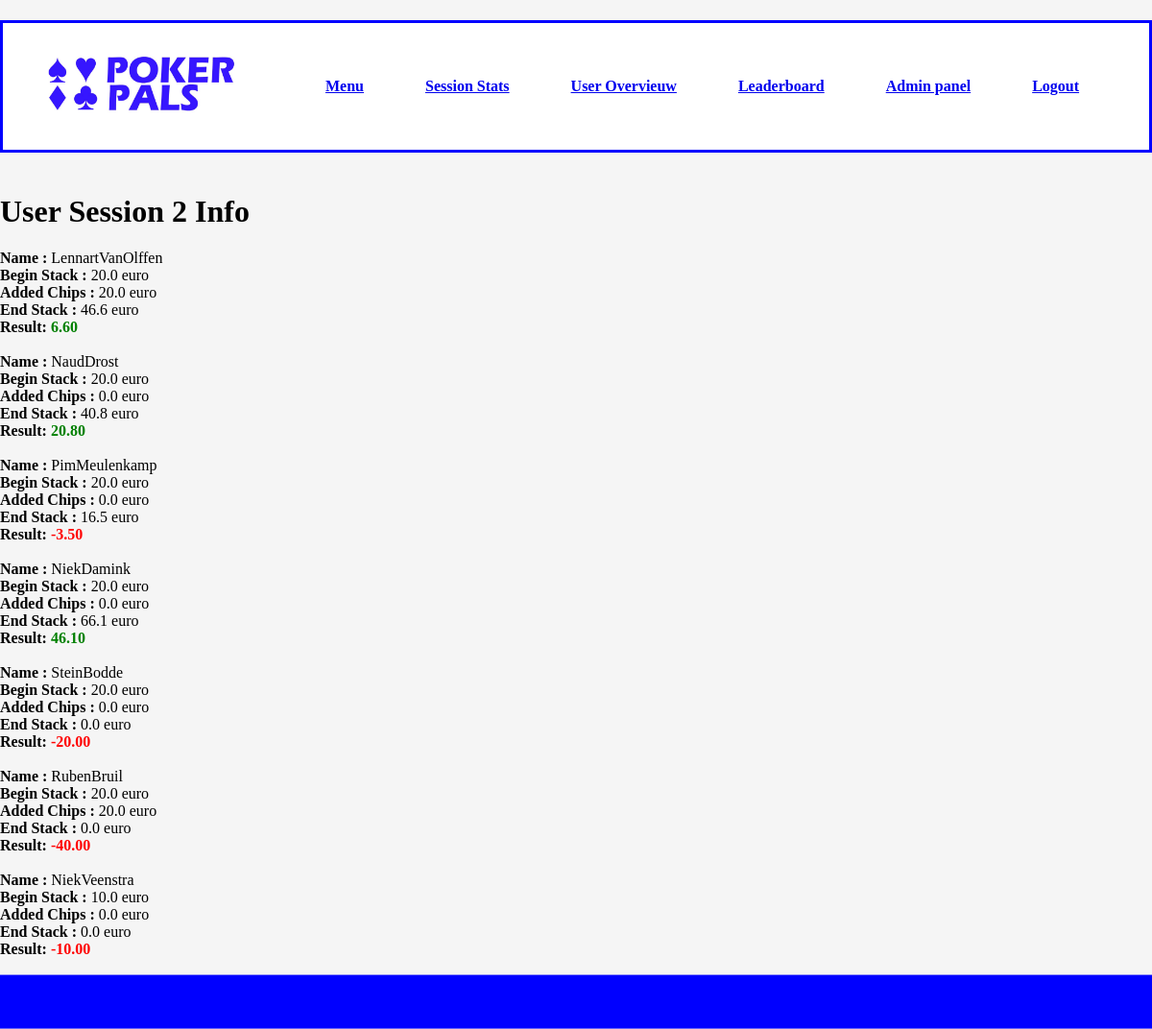
The app's page /usersession/2/ (signed in) with its own data.
### base/models.py (models this page shows, shortened)
class UserSessions(models.Model):
    user = models.ForeignKey(User, on_delete=models.CASCADE)
    start_roll = models.FloatField(blank=False)
    added_chips = models.FloatField(blank=False)
    end_roll = models.FloatField(blank=False)
    session = models.ForeignKey(PokerPalsSessions, on_delete=models.CASCADE)
    approved = models.BooleanField(blank=False)
    approved_by = models.ForeignKey(User, on_delete=models.CASCADE, related_name='approved_by', null=True, blank=True)

### base/views.py (the view)
# urls.py: path("usersession/<str:session_id>/", views.usersessionstats, name="usersession"),
@login_required
def usersessionstats(request, session_id):
    user_session = UserSessions.objects.filter(session__session_id = session_id)
    context = {"session": user_session, "session_id" : session_id}
    return render(request, "base/usersession.html", context)

### base/templates/base/usersession.html
{%extends 'base/base.html'%}
{% load mathfilters %}
{%load static %}
{%block content%}
<h1> User Session {{session_id}} Info </h1>
    {% for user_session in session %}
        <strong> Name : </strong> {{user_session.user.username}}<br>
        <strong> Begin Stack : </strong> {{user_session.start_roll}} euro<br>
        <strong> Added Chips : </strong> {{user_session.added_chips}} euro<br>
        <strong> End Stack : </strong> {{user_session.end_roll}} euro <br>
        {% if user_session.end_roll|sub:user_session.added_chips|sub:user_session.start_roll >= 0 %}
              <strong> Result: <strong style="color:green;">{{ user_session.end_roll|sub:user_session.added_chips|sub:user_session.start_roll|floatformat:2}}</strong></strong>
        {% else %}
              <strong> Result: <strong style="color:red;">{{ user_session.end_roll|sub:user_session.added_chips|sub:user_session.start_roll|floatformat:2}}</strong></strong>
        {% endif %}
        <br><br>
    {% endfor %}
{%endblock content%}

### base/templates/base/base.html (shortened to what this page needs)
{% load static%}
<!DOCTYPE html>
<html lang="en">
<head>
    <link rel="stylesheet" href="{% static 'base/css/styles.css' %}">
</head>
<body>
    {%include 'base/menu.html'%}
    <div class="content">
        {%block content %} {%endblock content %}
    </div>
</body>
<footer></footer>
</html>

### base/templates/base/menu.html (shortened to what this page needs)
{% load static%}
<h4>
    <div class="nav-container">
        <a href= "{% url 'index' %}">
        <p><img src= "{% static 'base/images/pokerpals_logo.png' %}" style="width:15em; height:6em;" alt="Logo"></p>
        {% if user.is_authenticated  %}
            <ul><a href="{% url 'index' %}"> Menu</a></ul>
            {% if user.is_staff %}
            <ul><a href="{% url 'sessionstats' %}"> Session Stats</a></ul>
            <ul><a href="{% url 'userovervieuw' %}"> User Overvieuw</a></ul>
            <ul><a href="{% url 'leaderboard' %}"> Leaderboard </a></ul>
            <ul><a href="{% url 'admin:index' %}"> Admin panel</a></ul>
            {% endif %}
            <ul><a href="{% url 'logout' %}"> Logout</a></ul>
        {% else %}
        <ul><a href="{% url 'login' %}"> Login</a></ul>
        <ul><a href="{% url 'register' %}"> Register</a></ul>
        {% endif %}
    </div>
</h4>

### base/static/base/css/styles.css (style rules this page uses)
body { background-color: whitesmoke; margin: 0; }
ul { list-style-type: none; margin: 0; padding: 0; }
.nav-container { background-color: white; display: flex; align-items: center; gap: 4rem; padding-left: 2rem; }
h4 { border-style: solid; border-color: blue; }
footer { margin-top: auto; background-color: blue; bottom: 0; position: sticky; width: 100%; height: 56px; }
body { min-height: 100vh; display: flex; flex-direction: column; }

### records on screen
UserSessions: user.username "LennartVanOlffen", start_roll "20.0", added_chips "20.0", end_roll "46.6", end_roll|sub "6.60"
UserSessions: user.username "NaudDrost", start_roll "20.0", added_chips "0.0", end_roll "40.8", end_roll|sub "20.80"
UserSessions: user.username "PimMeulenkamp", start_roll "20.0", added_chips "0.0", end_roll "16.5", end_roll|sub "-3.50"
UserSessions: user.username "NiekDamink", start_roll "20.0", added_chips "0.0", end_roll "66.1", end_roll|sub "46.10"
UserSessions: user.username "SteinBodde", start_roll "20.0", added_chips "0.0", end_roll "0.0", end_roll|sub "-20.00"
UserSessions: user.username "RubenBruil", start_roll "20.0", added_chips "20.0", end_roll "0.0", end_roll|sub "-40.00"
UserSessions: user.username "NiekVeenstra", start_roll "10.0", added_chips "0.0", end_roll "0.0", end_roll|sub "-10.00"

### other values on screen
{{ session_id }} "2"
